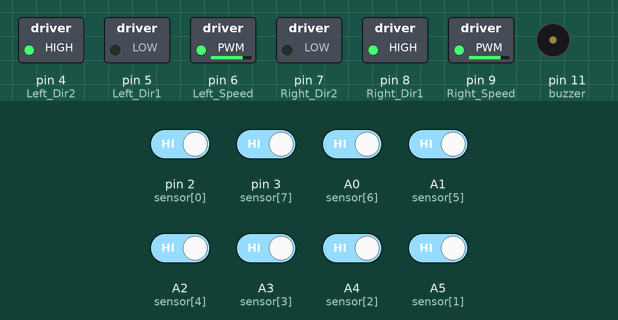
Recording of a sketch running on a simulated Arduino Uno, built with avr-gcc and run on an emulated ATmega328P. Shown: switched loads named in the sketch (green lamp = pin HIGH), buzzer (waves = sounding, pin HIGH). Inputs (shaded band) come from the test bench; at power-on: A0 (sensor[6]), A1 (sensor[5]), A2 (sensor[4]), A3 (sensor[3]), A4 (sensor[2]), A5 (sensor[1]), pin 2 (sensor[0]), pin 3 (sensor[7]) HIGH.

Above: at 1.2 s.
1.3 s: pin 2 (sensor[0]) driven LOW
At 2.5 s:
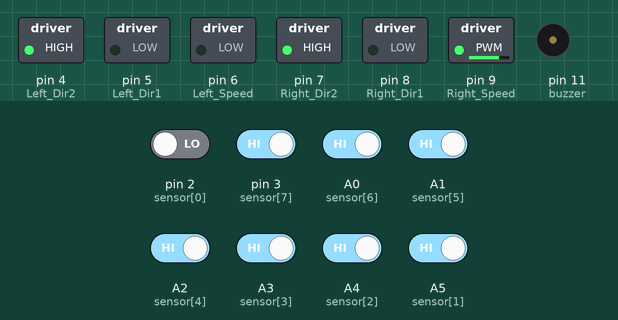
2.8 s: pin 3 (sensor[7]) driven LOW
At 3.7 s:
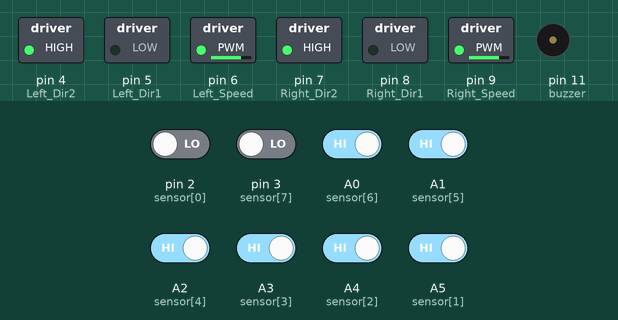
4.3 s: A0 (sensor[6]) driven LOW
At 4.8 s:
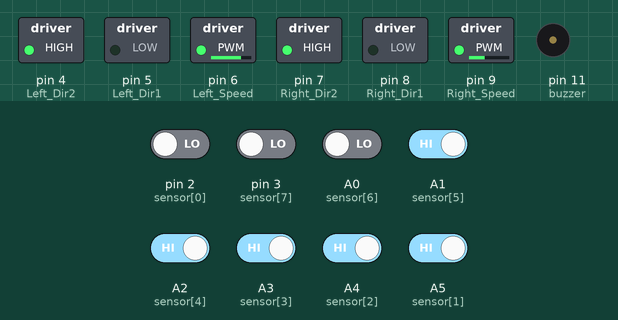
5.8 s: A5 (sensor[1]) driven LOW
At 7.0 s:
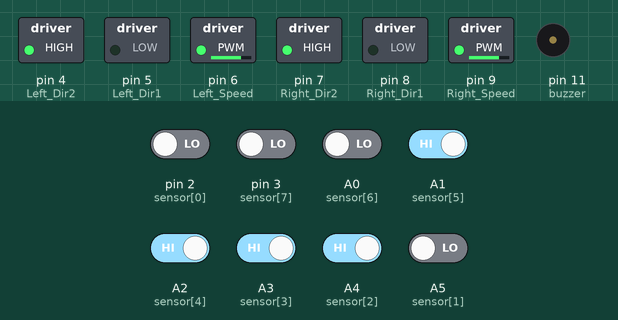
7.3 s: pin 3 (sensor[7]) driven HIGH
At 8.3 s:
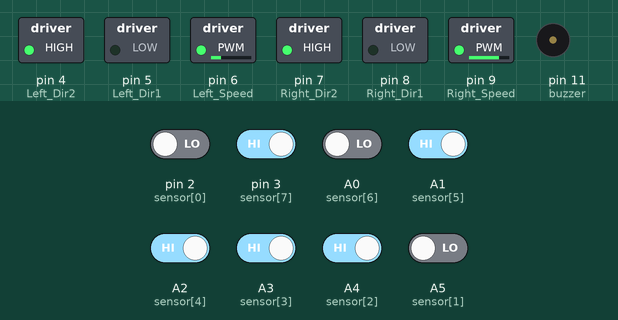
8.8 s: A1 (sensor[5]) driven LOW
At 9.5 s:
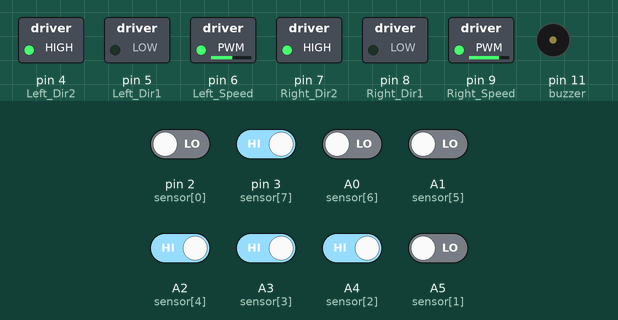
Timing chart, 0 to 11.3 s (numbered marks = the images above; inputs shaded):
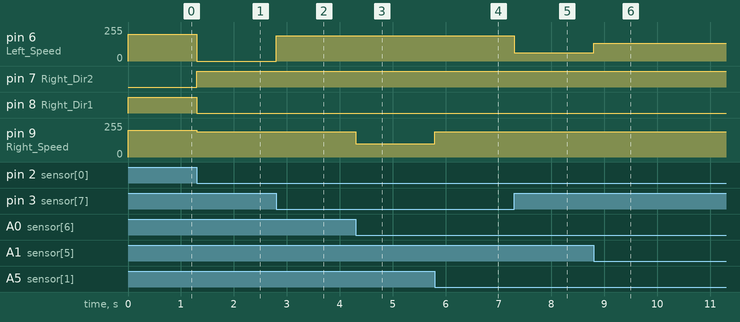

Measured:
- after the input at 1.3 s, pin 6 (Left_Speed): 200/255 → 0/255 at once; pin 7 (Right_Dir2): LOW → HIGH at once; pin 8 (Right_Dir1): HIGH → LOW at once; pin 9 (Right_Speed): 200/255 → 190/255 at once
- after the input at 2.8 s, pin 6 (Left_Speed): 0/255 → 190/255 at once
- after the input at 4.3 s, pin 9 (Right_Speed): 190/255 → 99/255 at once
- after the input at 5.8 s, pin 9 (Right_Speed): 99/255 → 190/255 at once
- after the input at 7.3 s, pin 6 (Left_Speed): 190/255 → 62/255 at once
- after the input at 8.8 s, pin 6 (Left_Speed): 62/255 → 135/255 at once

The sketch:

Maze_Solver.ino
```cpp
#define Left_Dir1 5
#define Left_Dir2 4
#define Left_Speed 6
#define Right_Dir1 8
#define Right_Dir2 7
#define Right_Speed 9

#define buzzer 11

int sensor[8] = { 2,A5,A4,A3,A2,A1,A0,3 }; // Pin assignment

int sensorReading[8] = { 0 }; // Sensor reading array

float activeSensor = 0; // Count active sensors
float totalSensor = 0; // Total sensor readings
float avgSensor = 4.5; // Average sensor reading

float Kp = 110;   // Max deviation = 8-4.5 = 3.5 ||  160/3.5 = 51
float Ki = 0;
float Kd = 110;

float error = 0;
float previousError = 0;
float totalError = 0;

float power = 0;

int PWM_Right, PWM_Left;


int ls=2;

int aw=0;

int ff=0;

int tr=0;

int ab=0;

void setup()
{
  //Serial.begin(9600);

  pinMode(Left_Dir1, OUTPUT);
  pinMode(Left_Dir2, OUTPUT);
  pinMode(Left_Speed, OUTPUT);
  pinMode(Right_Dir1, OUTPUT);
  pinMode(Right_Dir2, OUTPUT);
  pinMode(Right_Speed, OUTPUT);

  pinMode(buzzer, OUTPUT);
  digitalWrite(buzzer, LOW);

  for(int i=0; i<8; i++) {
    pinMode(sensor[i], INPUT);
  }

  Stop();

  Forward();


}

void loop()
{

    lineFollow();

}

void Left_Forward()
{
  digitalWrite(Left_Dir1, LOW);
  digitalWrite(Left_Dir2, HIGH);
}

void Left_Reverse()
{
  digitalWrite(Left_Dir1, HIGH);
  digitalWrite(Left_Dir2, LOW);
}

void Right_Forward()
{
  digitalWrite(Right_Dir1, LOW);
  digitalWrite(Right_Dir2, HIGH);
}

void Right_Reverse()
{
  digitalWrite(Right_Dir1, HIGH);
  digitalWrite(Right_Dir2, LOW);
}

void Go(int s)
{
  analogWrite(Right_Speed, s);
  analogWrite(Left_Speed, s);
}

void Forward()
{
  Left_Forward();
  Right_Forward();
}

void Reverse()
{
  Left_Reverse();
  Right_Reverse();
}

void Turn_Left()
{
  Right_Forward();
  Left_Reverse();
}

void Turn_Right()
{
  Right_Reverse();
  Left_Forward();
}

void Stop()
{
  analogWrite(Left_Speed,0);
  analogWrite(Right_Speed, 0);
}

void beep()
{
  digitalWrite(buzzer, HIGH);
  delay(200);
  digitalWrite(buzzer, LOW);
  delay(200);
  digitalWrite(buzzer, HIGH);
  delay(200);
  digitalWrite(buzzer, LOW);
  delay(200);
}

void PID_program()
{

    readSensor();

    if(aw==0 && tr==0) {

        previousError = error; // save previous error for differential
        error = avgSensor - 4.5; // Count how much robot deviate from center
        totalError += error; // Accumulate error for integral

        power = (Kp*error) + (Kd*(error-previousError)) + (Ki*totalError);

        if( power>190 ) { power = 190.0; }
        if( power<-190.0 ) { power = -190.0; }

        if(power<0) // Turn left
        {
          PWM_Right = 190;
          PWM_Left = 190 - abs(int(power));
        }

        else // Turn right
        {
          PWM_Right = 190 - abs(int(power));
          PWM_Left = 190;
        }

    }
}

void lineFollow(void) {

   PID_program();

   if(aw==0 && tr==0) {

       if(ff==0) {
         Forward();
         ff=1;
       }

       analogWrite(Left_Speed, PWM_Left);
       analogWrite(Right_Speed, PWM_Right);

   }

   else if(tr==1) {

      ab=0;
      tr=0;
      ff=0;

      Go(200);
      Turn_Right();
      delay(200);

   }

   else if(aw==1) {

      aw=0;
      ff=0;

      Go(200);

      if(ls==2)
      Turn_Right();
      else if(ls==1)
      Turn_Left();

   }
}

void readSensor(void) {

  for(int i=0; i<8; i++) {

      sensorReading[i] = !digitalRead(sensor[i]);
      if(sensorReading[i]==1) { activeSensor+=1; }
      totalSensor += sensorReading[i] * (i+1);
  }

  if(sensorReading[7]==1)
  ls=2;
  else if(sensorReading[0]==1)
  ls=1;

  tr=(totalSensor>=30)?1:0;

  ab=(activeSensor==8)?1:0;

  aw=(activeSensor==0)?1:0;

  if(aw==0) {
      avgSensor = totalSensor/activeSensor;
      activeSensor = 0; totalSensor = 0;
  }

}

/*void testSensor(void) {
   for(int i=0; i<8; i++) {
    Serial.print(!digitalRead(sensor[i]));
  }
  Serial.println("");
  delay(20);
}*/
```
